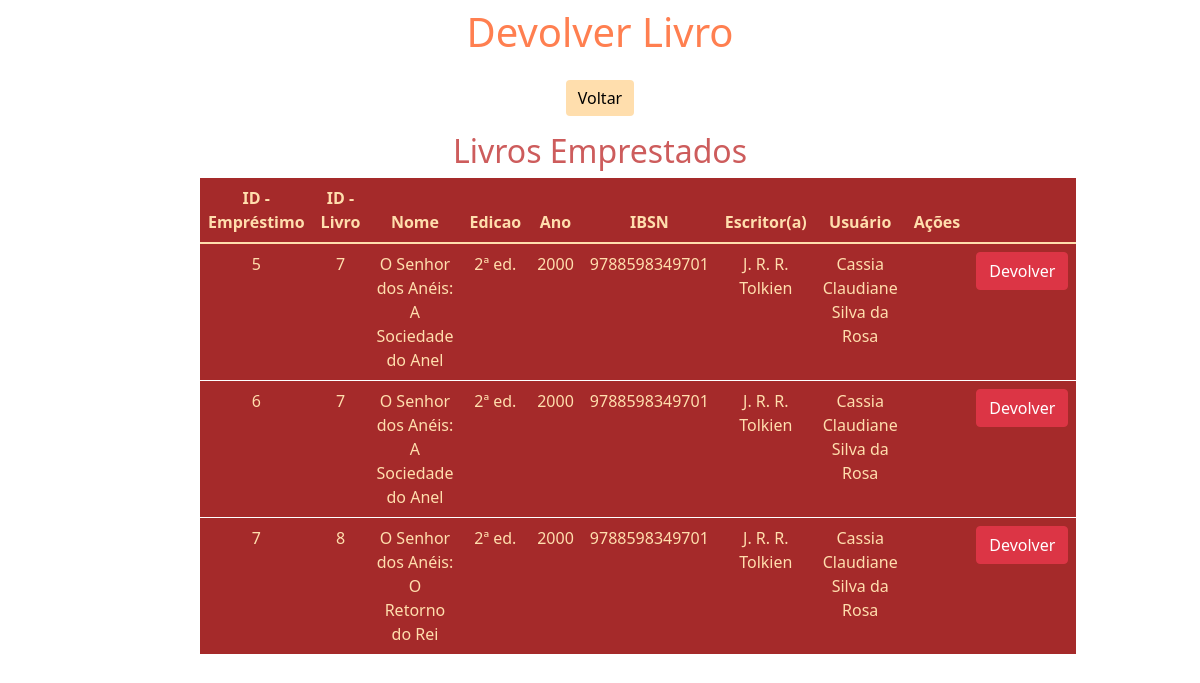
The page /devolver/ on the database as committed earlier.
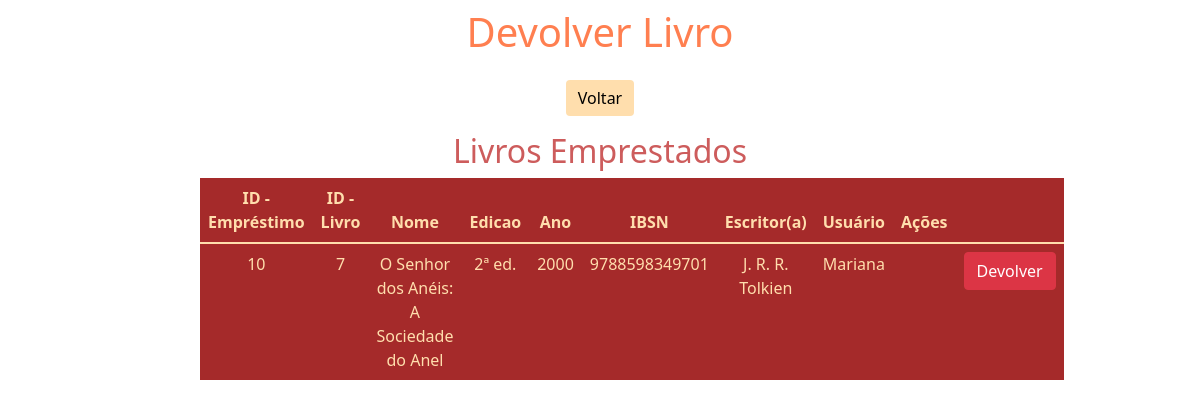
The same page on the database as committed later.
### app/models.py (models this page shows)
class Emprestimo(models.Model):
    livro = ForeignKey(Livro, on_delete=CASCADE, null=True)
    usuario = ForeignKey(Usuario, on_delete=CASCADE, null=True)
    data = models.DateTimeField(auto_now=True, blank=True)

class Livro(models.Model):
    nome = models.CharField(max_length=50)
    edicao = models.CharField(max_length=30)
    ano = models.IntegerField()
    ibsn = models.CharField(max_length=13)
    escritor = models.ForeignKey(Escritor, on_delete=CASCADE, null=True)
    estante = models.ForeignKey(Estante, on_delete=CASCADE, null=True)

class Escritor(models.Model):
    nome = models.CharField(max_length=50)
    area_atuacao = models.CharField(max_length=50)

class Usuario(models.Model):
    nome = models.CharField(max_length=50)

### app/views.py (the view)
# urls.py: path('devolver/', devolver, name='devolver'),
def devolver(request):
    data = {}
    data['db'] = Emprestimo.objects.all()
    return render(request, 'devolver.html', data)

### app/templates/devolver.html (shortened to what this page needs)
<!DOCTYPE html>
<html lang="pt-br">
    <head>
        <link rel="stylesheet" href="https://cdn.jsdelivr.net/npm/bootstrap@5.1.3/dist/css/bootstrap.min.css" rel="stylesheet">
    </head>
    <body>
        <div class="col-8 m-auto pt-2 pb-2 text-center">
            <h1 style="color: coral;">
                Devolver Livro
            </h1>
        </div>
        <div class="col-8 m-auto pt-2 pb-2 text-center">
            <a href="/" class="btn btn-info" style="background-color: navajowhite; border: white;">
                Voltar
            </a>
        </div>
        <div class="col-8 m-auto pt-2 pb-2 text-center">
            <table class="table" style="background-color: brown; color: navajowhite; border: white;">
                <h2 style="color: indianred;">Livros Emprestados</h2>
                <thead>
                  <tr>
                    <th scope="col">ID - Empréstimo </th>
                    <th scope="col">ID - Livro </th>
                    <th scope="col">Nome</th>
                    <th scope="col">Edicao</th>
                    <th scope="col">Ano</th>
                    <th scope="col">IBSN</th>
                    <th scope="col">Escritor(a)</th>
                    <th scope="col">Usuário </th>
                    <th scope="col">Ações</th>
                  </tr>
                </thead>
                <tbody>
                    {% for dbs in db %}
                    <tr>
                        <td>{{dbs.id}}</td>
                        <td>{{dbs.livro.id}}</td>
                        <td>{{dbs.livro.nome}}</td>
                        <td>{{dbs.livro.edicao}}</td>
                        <td>{{dbs.livro.ano}}</td>
                        <td>{{dbs.livro.ibsn}}</td>
                        <td>{{dbs.livro.escritor.nome}}</td>
                        <td>{{dbs.usuario.nome}}</td>
                        <td>{{dbs.estante.categoria}}</td>
                        <td>
                            <a href="/devolucao/{{dbs.id}}" class="btn btn-danger">Devolver</a>
                        </td>
                      </tr>
                    {%endfor%}
            </table>
        </div>
    </body>
</html>

Rows that differ between the two databases and show on the page:
removed Emprestimo: id "5", livro.id "7", livro.nome "O Senhor dos Anéis: A Sociedade do Anel", livro.edicao "2ª ed.", livro.ano "2000", livro.ibsn "9788598349701", livro.escritor.nome "J. R. R. Tolkien", usuario.nome "Cassia Claudiane Silva da Rosa"
removed Emprestimo: id "6", livro.id "7", livro.nome "O Senhor dos Anéis: A Sociedade do Anel", livro.edicao "2ª ed.", livro.ano "2000", livro.ibsn "9788598349701", livro.escritor.nome "J. R. R. Tolkien", usuario.nome "Cassia Claudiane Silva da Rosa"
removed Emprestimo: id "7", livro.id "8", livro.nome "O Senhor dos Anéis: O Retorno do Rei", livro.edicao "2ª ed.", livro.ano "2000", livro.ibsn "9788598349701", livro.escritor.nome "J. R. R. Tolkien", usuario.nome "Cassia Claudiane Silva da Rosa"
added Emprestimo: id "10", livro.id "7", livro.nome "O Senhor dos Anéis: A Sociedade do Anel", livro.edicao "2ª ed.", livro.ano "2000", livro.ibsn "9788598349701", livro.escritor.nome "J. R. R. Tolkien", usuario.nome "Mariana"
